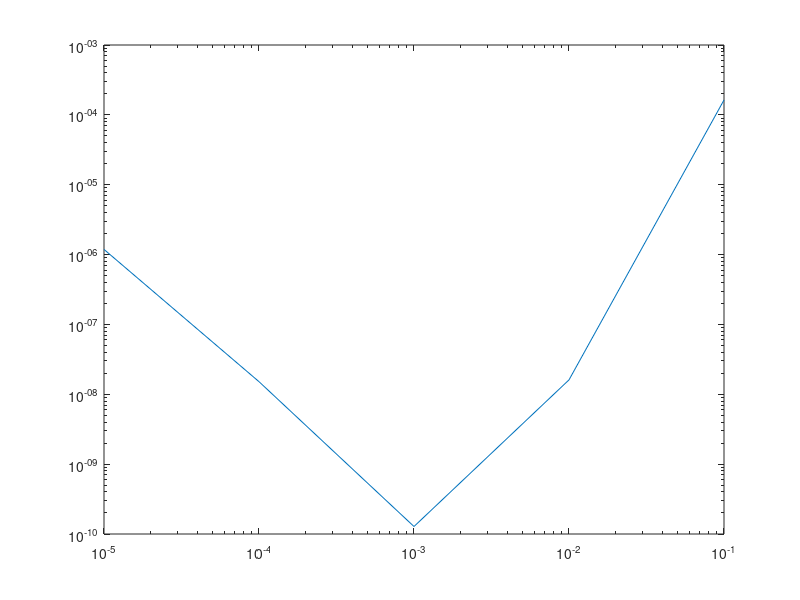

This chart was generated by the following MATLAB code:
function bssn
    % call the other function here
    % example:
    %[A,B] = compute_bssn(1, 2, 0.000001)
    % This will return a matrix A of time derivatives of state variables
    % and a matrix B of time derivatives of constraints
    
    L=zeros(1,10)
    H=zeros(1,10)
    for j=1:5
        h=0.1^j
       [A,B] = compute_bssn(1,2,h);
        Aj=A(:,7)
        L(1,j)=sqrt(mean((Aj).^2));
        H(1,j)=h
        
    end
    L
    H
loglog(H,L)
% y=logspace(-1,-6,10);
% [Aj,Bj] = compute_bssn(1, 2,y(1,));


end

 

% temporary name, could change it later 
function [A,B]=compute_bssn(r_min, r_max, h)
    % A is the (N,9) matrix with the time derivatives of state variables
    % B is the (N,3) matrix with the time derivatives of constraints
    
    % first initialize some parameters  
    %%%%%%%%%%%%%%%%%%%%%%%%%%%%%%%%%%
    N=ceil((r_max-r_min)/h);
    % time at which we want to end the simulation
    t_end=1;
    % number of timesteps to be taken
    dt=0.1;
    %n_it=t_end/dt;
    n_it=1;
    % number of variables to evolve
    n_variables=9;
    n_constraints=3;
    % Eulerian condition (v=0) or Lagrangian condition (v=1)
    v=0;
    % eta parameter in the Gamma-driver condition
    eta = 0.;
    
    % initialize some arrays
    %%%%%%%%%%%%%%%%%%%%%%%%%%%%%%%%%%%
    % radial grid
    r=(r_min+h/2:h:r_max-h/2); % might change this later
    % temporal grid
    t=(0:dt:n_it*dt);
    % arrays for the numerical approximations at times n and n+1
    v_new=zeros(N,n_variables);
    v_old=zeros(N,n_variables);
    v_oldold=zeros(N,n_variables);
    % constraint arrays
    c_new = zeros(N,n_constraints);
    c_old = zeros(N,n_constraints);
    
    A = zeros(N,n_variables);
    B = zeros(N,n_constraints);

    
    % the initial conditions
    %%%%%%%%%%%%%%%%%%%%%%%%%%%%%%%%%%%
    alpha = ones(N,1);
    beta_r = zeros(N,1);
    B = zeros(N,1);
    chi = ones(N,1);
    g_rr = ones(N,1); 
    g_thth = r.^2;
    A_rr = zeros(N,1);
    K = zeros(N,1);
    Gamma_r = -2./r;
    % initializing the initial state with ICs
    v_old(:,1) = alpha;
    v_old(:,2) = beta_r;
    v_old(:,3) = B;
    v_old(:,4) = chi;
    v_old(:,5) = g_rr;
    v_old(:,6) = g_thth;
    v_old(:,7) = A_rr;
    v_old(:,8) = K;
    v_old(:,9) = Gamma_r;
    
    % initial constraint values --- On-shell initial configurations (all constraints vanish at t=0)
    H = c_old(:,1);
    M_r = c_old(:,2);
    G = c_old(:,3);

    % the main iteration loop
    %%%%%%%%%%%%%%%%%%%%%%%%%%%%%%%%%%
    for iter = 1:n_it
        % unpacking our previous state
        alpha=v_old(:,1);
        beta_r=v_old(:,2);
        B = v_old(:,3);
        chi=v_old(:,4);
        g_rr=v_old(:,5);
        g_thth=v_old(:,6);
        A_rr=v_old(:,7);
        K=v_old(:,8);
        Gamma_r=v_old(:,9);
        
        % radial derivatives
        alpha_p = f_prime(alpha,h,1,1,1,1,N);
        alpha_pp = f_pprime(alpha,h,1,1,1,1,N);
        beta_r_p = f_prime(beta_r,h,0,0,0,0,N);
        beta_r_pp = f_pprime(beta_r,h,0,0,0,0,N);
        B_p= f_prime(B,h,0,0,0,0,N);
        chi_p = f_prime(chi,h,1,1,1,1,N);
        chi_pp = f_pprime(chi,h,1,1,1,1,N);
        g_rr_p = f_prime(g_rr,h,1,1,1,1,N);
        g_rr_pp = f_pprime(g_rr,h,1,1,1,1,N);
        g_thth_p = f_prime(g_thth,h,(r_min-3*h/2)^2,(r_min-h/2)^2,(r_max+h/2)^2,(r_max+3*h/2)^2,N);
        g_thth_pp = f_pprime(g_thth,h,(r_min-3*h/2)^2,(r_min-h/2)^2,(r_max+h/2)^2,(r_max+3*h/2)^2,N);
        A_rr_p =  f_prime(A_rr,h,0,0,0,0,N);
        K_p = f_prime(K,h,0,0,0,0,N);
        Gamma_r_p = f_prime(Gamma_r,h,-2/(r_min-3*h/2),-2/(r_min-h/2),-2/(r_max+h/2),-2/(r_max+3*h/2),N);
        H_p = f_prime(H,h,0,0,0,0,N);
        M_r_p = f_prime(M_r,h,0,0,0,0,N);
        M_r_pp = f_pprime(M_r,h,0,0,0,0,N);
        G_p = f_prime(G,h,0,0,0,0,N);
        G_pp = f_pprime(G,h,0,0,0,0,N);
        
        % Building constraints
        H = -3/2*A_rr.*A_rr./g_rr./g_rr + 2/3.*K.*K - 5/2.*chi_p.*chi_p./chi./g_rr...
                +2.*chi_pp./g_rr + 2.*chi./g_thth-2.*chi.*g_thth_pp./g_rr./g_thth...
                +2.*chi_p.*g_thth_p./g_rr./g_thth+chi.*g_rr_p.*g_thth_p./g_rr./g_rr./g_thth...
                -chi_p.*g_rr_p./g_rr./g_rr+chi.*g_thth_p.*g_thth_p./2./g_rr./g_thth./g_thth;
        M_r = A_rr_p./g_rr - 2/3.*K_p...
            - 3/2.*A_rr./g_rr.*(chi_p./chi - g_thth_p./g_thth+ g_rr_p./g_rr);
        G = -g_rr_p./2./g_rr./g_rr+Gamma_r+g_thth_p./g_thth./g_rr;
        
        
        % time derivatives for each state variable
        alpha_t = beta_r.*alpha_p-2*alpha.*K; % eqn 1
        beta_r_t = 3/4*B+beta_r.*beta_r_p; % note this is only 2a), what is B?
        chi_t = 2/3*K.*alpha.*chi - v.*beta_r.*g_rr_p.*chi./(3*g_rr)...
                -2*v.*beta_r.*g_thth_p.*chi./(3*g_thth)-2/3*v.*beta_r_p.*chi...
                +beta_r.*chi_p;
        g_rr_t = -2*A_rr.*alpha-v.*beta_r.*g_rr_p./3+beta_r.*g_rr_p...
                 -2*g_rr.*v.*beta_r.*g_thth_p./(3*g_thth)+2*g_rr.*beta_r_p...
                 -2/3*g_rr.*v.*beta_r_p;
        g_thth_t = A_rr.*g_thth.*alpha./g_rr-g_thth.*v.*beta_r.*g_rr_p./(3*g_rr)...
                   -2/3*v.*beta_r.*g_thth_p+beta_r.*g_thth_p...
                   -2/3*g_thth.*v.*beta_r_p;
        A_rr_t = -2*alpha.*A_rr.^2./g_rr+K.*alpha.*A_rr-v.*beta_r.*g_rr_p.*A_rr./(3*g_rr)...
                 -2*v.*beta_r.*g_thth_p.*A_rr./(3*g_thth)-2/3*v.*beta_r_p.*A_rr...
                 +2*beta_r_p.*A_rr+2*alpha.*chi.*g_rr_p.^2./(3*g_rr.^2)... % end of first line
                 -alpha.*chi.*g_thth_p.^2./(3*g_thth.^2)-alpha.*chi_p.^2./(6*chi)...
                 -2*g_rr.*alpha.*chi./(3*g_thth)+beta_r.*A_rr_p+2/3*g_rr.*alpha.*chi.*Gamma_r_p...
                 -alpha.*chi.*g_rr_p.*g_thth_p./(2*g_rr.*g_thth)+chi.*g_rr_p.*alpha_p./(3*g_rr)... % end of second line
                 +chi.*g_thth_p.*alpha_p./(3*g_thth)-alpha.*g_rr_p.*chi_p./(6*g_rr)...
                 -alpha.*g_thth_p.*chi_p./(6*g_thth)-2/3*alpha_p.*chi_p...
                 -alpha.*chi.*g_rr_pp./(3*g_rr)+alpha.*chi.*g_thth_pp./(3*g_thth)...
                 -2/3*chi.*alpha_pp+alpha.*chi_pp/3;
        K_t = 3*alpha.*A_rr.^2./(2*g_rr.^2)+K.^2.*alpha./3+beta_r.*K_p...
              +chi.*g_rr_p.*alpha_p./(2*g_rr.^2)-chi.*g_thth_p.*alpha_p./g_rr./g_thth...
              +alpha_p.*chi_p./(2*g_rr)-chi.*alpha_pp./g_rr;
        Gamma_r_t = -v.*beta_r.*g_thth_p.^2./(g_rr.*g_thth.^2)...
                    +A_rr.*alpha.*g_thth_p./(g_rr.^2.*g_thth)...
                   -v.*beta_r_p.*g_thth_p./(3*g_rr.*g_thth)+beta_r_p.*g_thth_p./(g_rr.*g_thth)...
                   +beta_r.*Gamma_r_p+A_rr.*alpha.*g_rr_p./(g_rr.^3)...
                   -4/3*alpha.*K_p./g_rr-2*A_rr.*alpha_p./g_rr.^2.... % end of first line
                   +v.*g_rr_p.*beta_r_p./(2*g_rr.^2)-g_rr_p.*beta_r_p./(2*g_rr.^2)...
                   -3*A_rr.*alpha.*chi_p./(g_rr.^2.*chi)+v.*beta_r.*g_rr_pp./(6*g_rr.^2)...
                   +v.*beta_r.*g_thth_pp./(3*g_rr.*g_thth)+v.*beta_r_pp./(3*g_rr)...
                   +beta_r_pp./g_rr;
        % This has to be here since it uses Gamma_r_t
        B_t = Gamma_r_t+beta_r.*(B_p - Gamma_r_p) - eta.*B;
        % This is from 2b). Not sure what the parameter \eta should be but I've set it to 0 for now above.
             
        % Constraint evolution system
        H_t = beta_r.*H + 2/3.*alpha.*K.*H-2.*alpha.*A_rr.*chi./g_rr.*G_p-2.*alpha./g_rr.*chi.*M_r_p...
               + (alpha.*chi_p./g_rr+alpha.*chi.*g_rr_p./g_rr./g_rr-4.*alpha_p.*chi./g_rr...
                    -2.*alpha.*chi.*g_thth_p./g_thth).*M_r;
        M_t = beta_r.*M_r_p + beta_r_p.*M_r - alpha.*K.*M_r - alpha_p./3.*H + alpha./3.*H_p + 2/3.*alpha.*chi.*G_pp...
                +(2/3.*alpha_p.*chi - alpha.*chi_p./3 + alpha.*chi.*g_thth_p./g_thth).*G_p;
        G_t = beta_r.*G_p+ 2.*alpha./g_rr.*M_r;
        
        % this part is for time evolution, not implemented yet
        v_old=v_new;
        c_old=c_new;
    end
    % function outputs, A(N,9) is the time derivatives
    % B(N,3) are the constraint time derivatives
    A(:,1) = alpha_t;
    A(:,2) = beta_r_t;
    A(:,3) = B_t;
    A(:,4) = chi_t;
    A(:,5) = g_rr_t;
    A(:,6) = g_thth_t;
    A(:,7) = A_rr_t;
    A(:,8) = K_t;
    A(:,9) = Gamma_r_t;
    B(:,1) = H_t;
    B(:,2) = M_t;
    B(:,3) = G_t;
    
    
    
   
end

function y=time_derivative(v, h, N)
    % TODO: move time derivatives here
end

% Do we need both fprime and fpprime? Couldn't we compute f'' by putting f' into f_prime?

% This function returns f'(x) where f is one of the state variables
function y=f_prime(f,h,a,b,c,d,N)
    y=zeros(N,1);
    % These are for the two-level boundary conditions at each end
    y(1) = (-f(3) + 8*f(2) - 8*b + a)./(12*h);
    y(2) = (-f(4) + 8*f(3) - 8*f(1) + b)./(12*h);
    y(N-1) = (-c + 8*f(N) - 8*f(N-2) + f(N-3))./(12*h);
    y(N) = (-d + 8*c - 8*f(N-1) + f(N-2))./(12*h);
    % Computing the middle parts
    y(3:N-2) = (-f(5:N) + 8*f(4:N-1) - 8*f(2:N-3) + f(1:N-4))./(12*h);
end

% This function returns f''(x) where f is one of the state variables
function y=f_pprime(f,h,a,b,c,d,N)
    y=zeros(N,1);
    % These are for the two-level boundary conditions at each end
    y(1) = (-f(3) + 16*f(2) - 30*f(1) + 16*b - a)./(12*h^2);
    y(2) = (-f(4) + 16*f(3) - 30*f(2) + 16*f(1) - b)./(12*h^2);
    y(N-1) = (-c + 16*f(N) - 30*f(N-1) + 16*f(N-2) - f(N-3))./(12*h^2);
    y(N) = (-d + 16*c - 30*f(N) + 16*f(N-1) - f(N-2))./(12*h^2);
    % Computing the middle parts
    y(3:N-2) = (-f(5:N) + 16*f(4:N-1) - 30*f(3:N-2) + 16*f(2:N-3) - f(1:N-4))./(12*h^2);
end
